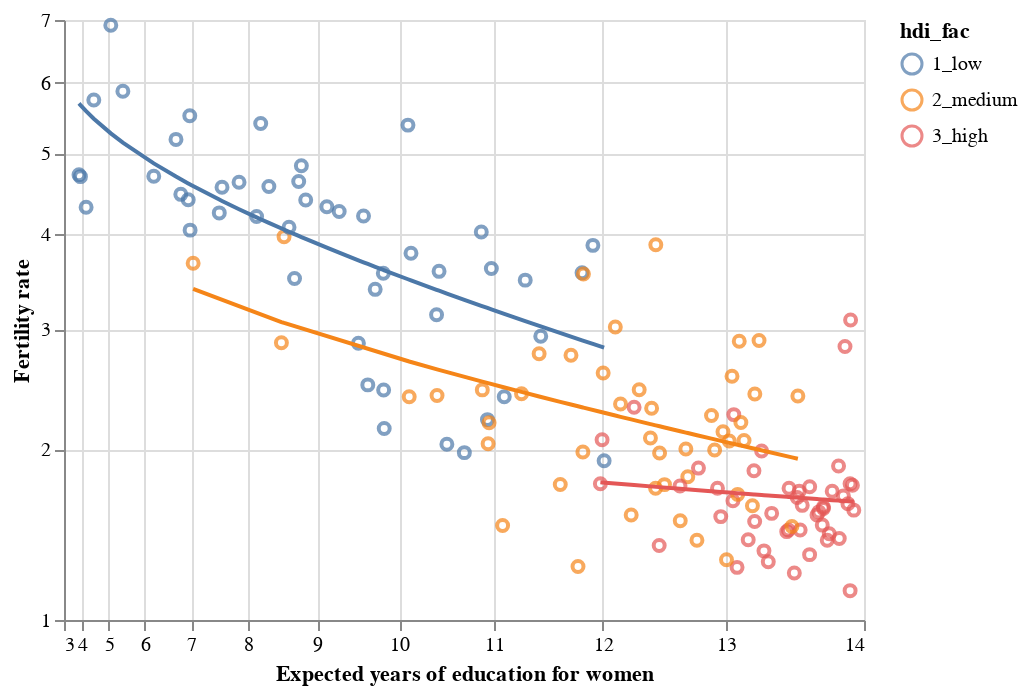

Notebook code for this chart:
### Markdown cell above
### Q2 (c) Visualize

Now visualize the model outputs. 

1. First append the fitted values (if you didn't above) as a new column named `fitted_mlr` to `reg_data`.
2. Construct a line plot of the fitted values (y axis) against education (x axis) and map the HDI factor to the color aesthetic. This should produce a plot with three lines, one for each level of HDI. Store the result as `mlr_lines`.
3. Layer `mlr_lines` on top of `scatter_scaled`.

### Code cell
# append fitted values to original data
reg_data['fitted_mlr'] = mlr.predict(x_mlr)
# construct line plot
mlr_lines = alt.Chart(reg_data).mark_line().encode(
    y = 'fitted_mlr',
    x = 'educ_expected_yrs_f',
    color = 'hdi_fac')
# layer
scatter_scaled + mlr_lines

### Figure 1 — Vega-Lite specification as saved in the notebook (floating-point values rounded to 4 significant figures; data arrays with more than 128 entries replaced by an {"elided": "..."} marker saying what was removed)
{"config": {"view": {"continuousWidth": 400, "continuousHeight": 300}}, "layer": [{"mark": "point", "encoding": {"color": {"type": "nominal", "field": "hdi_fac"}, "x": {"type": "quantitative", "field": "educ_expected_yrs_f", "scale": {"exponent": 2.5, "type": "pow", "zero": false}, "title": "Expected years of education for women"}, "y": {"type": "quantitative", "field": "fertility_total", "scale": {"exponent": 0.3333, "type": "pow", "zero": false}, "title": "Fertility rate"}}}, {"mark": "line", "encoding": {"color": {"type": "nominal", "field": "hdi_fac"}, "x": {"type": "quantitative", "field": "educ_expected_yrs_f"}, "y": {"type": "quantitative", "field": "fitted_mlr"}}}], "data": {"name": "data-dccc2ef04ed82ef4147a7f7c25fa0ac9"}, "$schema": "https://vega.github.io/schema/vega-lite/v4.0.2.json", "datasets": {"data-dccc2ef04ed82ef4147a7f7c25fa0ac9": {"elided": "139 records"}}}
